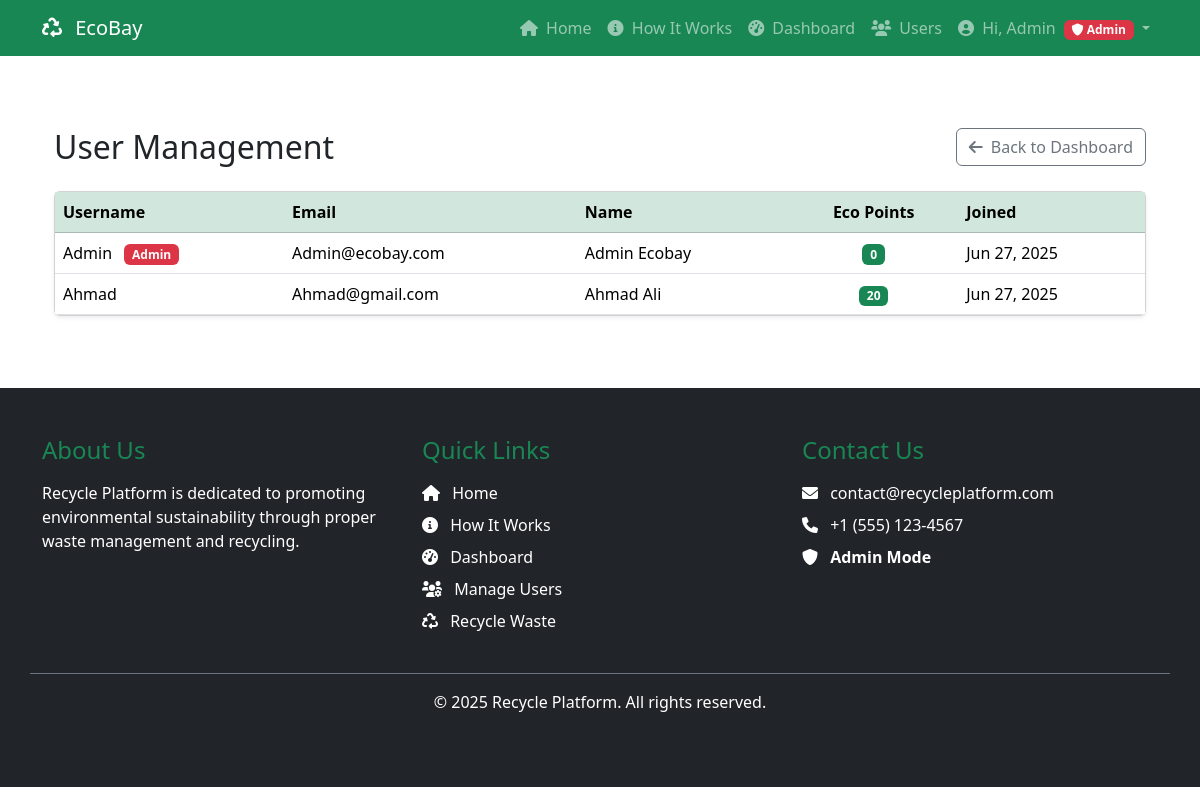
Page /admin/users.php (signed in) on the earlier database version.
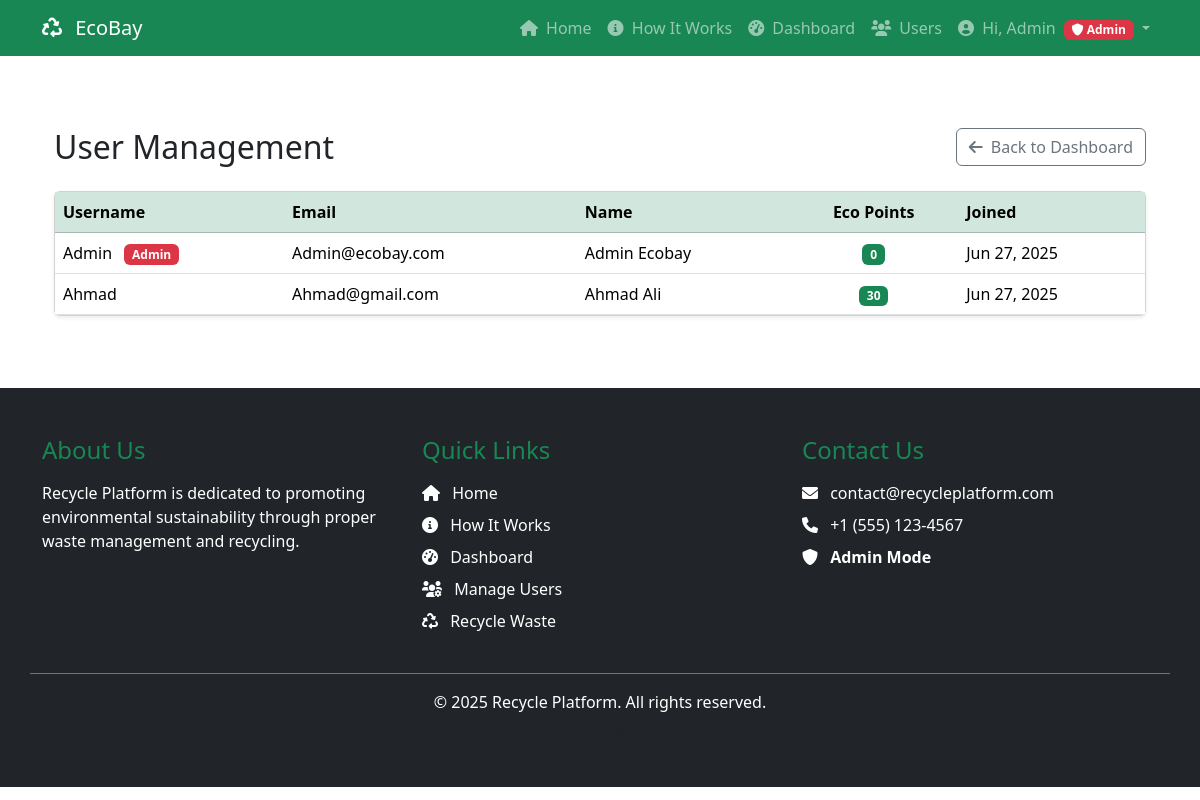
Same page on the later database version.
### tables this page shows
CREATE TABLE `users` (
  `id` int(11) NOT NULL,
  `username` varchar(50) NOT NULL,
  `email` varchar(100) NOT NULL,
  `password` varchar(255) NOT NULL,
  `first_name` varchar(50) DEFAULT NULL,
  `last_name` varchar(50) DEFAULT NULL,
  `address` text DEFAULT NULL,
  `phone` varchar(20) DEFAULT NULL,
  `eco_points` int(11) DEFAULT 0,
  `created_at` timestamp NOT NULL DEFAULT current_timestamp(),
  `updated_at` timestamp NOT NULL DEFAULT current_timestamp() ON UPDATE current_timestamp(),
  `is_admin` tinyint(1) DEFAULT 0
);

### admin/users.php (the view, shortened to what this page needs)
<?php
require_once '../includes/config.php';
$stmt = $pdo->prepare("SELECT * FROM users ORDER BY created_at DESC");
$stmt->execute();
$users = $stmt->fetchAll(PDO::FETCH_ASSOC);
?>
<?php include '../includes/header.php'; ?>
<div class="container py-5">
    <div class="d-flex justify-content-between align-items-center mb-4">
        <h2 class="mb-0">User Management</h2>
        <a href="dashboard.php" class="btn btn-outline-secondary">
            <i class="fas fa-arrow-left me-2"></i>Back to Dashboard
        </a>
    </div>
    <div class="card shadow-sm">
        <div class="card-body p-0">
            <div class="table-responsive">
                <table class="table table-hover align-middle mb-0">
                    <thead class="table-success">
                        <tr>
                            <th>Username</th>
                            <th>Email</th>
                            <th>Name</th>
                            <th class="text-center">Eco Points</th>
                            <th>Joined</th>
                        </tr>
                    </thead>
                    <tbody>
                        <?php foreach ($users as $user): ?>
                            <tr>
                                <td>
                                    <?= htmlspecialchars($user['username']) ?>
                                    <?php if ($user['is_admin']): ?>
                                        <span class="badge bg-danger ms-2">Admin</span>
                                    <?php endif; ?>
                                </td>
                                <td><?= htmlspecialchars($user['email']) ?></td>
                                <td><?= htmlspecialchars($user['first_name']) ?> <?= htmlspecialchars($user['last_name']) ?></td>
                                <td class="text-center">
                                    <span class="badge bg-success"><?= $user['eco_points'] ?></span>
                                </td>
                                <td><?= date('M j, Y', strtotime($user['created_at'])) ?></td>
                            </tr>
                        <?php endforeach; ?>
                    </tbody>
                </table>
            </div>
        </div>
    </div>
</div>
<?php include '../includes/footer.php'; ?>

Differences in the rows shown:
changed users "Ahmad": eco_points "20" → "30"
